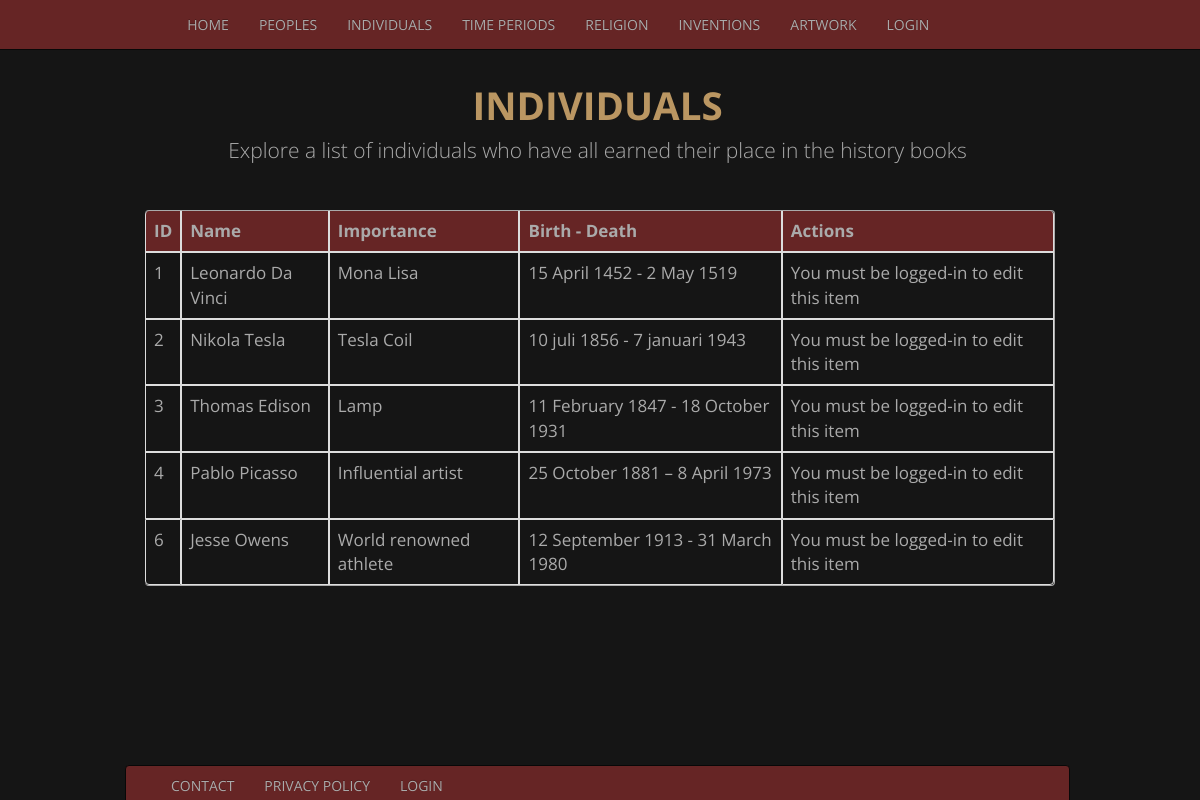
The app's page /mens.php with its own data.
### tables this page shows
CREATE TABLE `mens` (
  `id` int(11) NOT NULL,
  `mens_naam` varchar(255) NOT NULL,
  `bijdrage` varchar(255) NOT NULL,
  `leven` varchar(255) NOT NULL,
  `mens_detail` varchar(5000) NOT NULL
);

### mens.php (the view, shortened to what this page needs)
<?php include 'includes/header.php' ?>
<?php include 'includes/nav.php' ?>
<?php
function getAllMens(){
    require("connectie.php");
    try{
        $stmt = $db->prepare("SELECT * FROM mens");
        $stmt->execute();
        $result = $stmt->fetchAll();
        return $result;
    }catch(PDOExeption $e){
        $message = $e;
    }
}
?>
    <div class="container">
      <div class="row">
      <div class="starter-template">
        <h1>INDIVIDUALS</h1>
        <p class="lead">Explore a list of individuals who have all earned their place in the history books</p>
        <?php
         if (isset($_SESSION['username'])) {
         ?>
        <p>Is someone missing from this list? Add that person <a href="insert_mens.php">HERE</a></p>
        </div>
        <?php
        } else {
          ?>
          </div>
          <?php
        }
        ?>
        </div>
        <table class="table table-bordered">
            <tr>
                <th>ID</th>
                <th>Name</th>
                <th>Importance</th>
                <th>Birth - Death</th>
                <th>Actions</th>
            </tr>
            <?php
              $result =  getAllMens();
              foreach($result as $row){
                  echo "<tr>";
                    echo "<td>{$row['id']}</td>";
                    echo "<td><a href='mens_detail.php?id={$row['id']}'>{$row['mens_naam']}</a></td>";
                    echo "<td>{$row['bijdrage']}</td>";
                    echo "<td>{$row['leven']}</td>";
                    if (isset($_SESSION['username'])) {
                    echo "<td>
                            <a href='edit_mens.php?edit_id={$row['id']}'>
                             <span class='glyphicon glyphicon-pencil'></span>
                            </a>
                             <a href='mens.php?delete_id={$row['id']}'>
                             <span class='glyphicon glyphicon-trash'></span>
                            </a>
                            <a href='insert_mens.php?new={$row['id']}'>
                            <span class='glyphicon glyphicon-plus'></span>
                           </a>
                        </td>";
} else {
  echo "<td>You must be logged-in to edit this item</td>";
}
                  echo "</tr>";
              }
            ?>
        </table>
    </div>
<?php require_once("includes/footer.php"); ?>

### includes/header.php (shortened to what this page needs)
<!DOCTYPE html>
<html lang="en">
  <head>
    <link href="https://maxcdn.bootstrapcdn.com/bootstrap/3.3.7/css/bootstrap.min.css" rel="stylesheet">
      <link href="css/bootstrap.min.css" rel="stylesheet">
      <link href="css/main.css" rel="stylesheet">
  </head>
  <body>

### includes/nav.php (shortened to what this page needs)
<?php
 if (isset($_SESSION['username'])) {
   $navigation = array(
     'index' => 'HOME',
     'volk' => 'PEOPLES',
     'mens' => 'INDIVIDUALS',
     'tijdperk' => 'TIME PERIODS',
     'religie' => 'RELIGION',
     'uitvinding' => 'INVENTIONS',
     'kunstwerk' => 'ARTWORK',
     'imageoverview' => 'PICTURES',
   );
} else {
  $navigation = array(
    'index' => 'HOME',
    'volk' => 'PEOPLES',
    'mens' => 'INDIVIDUALS',
    'tijdperk' => 'TIME PERIODS',
    'religie' => 'RELIGION',
    'uitvinding' => 'INVENTIONS',
    'kunstwerk' => 'ARTWORK',
    'login' => 'LOGIN',
  );
}
?>
<nav class="navbar navbar-inverse navbar-fixed-top">
  <div class="container">
    <div id="navbar" class="collapse navbar-collapse">
      <ul class="nav navbar-nav">
        <?php foreach($navigation as $url => $display) {echo "<li class='active menubalk'><a href='{$url}.php'>{$display}</a></li>";} ?>
      </ul>
    </div>
  </div>
</nav>

### includes/footer.php (shortened to what this page needs)
<?php
 if (isset($_SESSION['username'])) {
   $navigation = array(
     'posts' => 'FORUM',
     'profile' => 'PROFILE',
     'contact' => 'CONTACT',
     'privacy' => 'PRIVACY POLICY',
     'logout' => 'LOG OUT',
   );
} else {
  $navigation = array(
    'contact' => 'CONTACT',
    'privacy' => 'PRIVACY POLICY',
    'login' => 'LOGIN',
  );
}
?>
<footer class="footer">
  <div class="container">
    <div class="row">
  <div class="navbar navbar-inverse">
    <div class="container">
      <div class="collapse navbar-collapse">
        <ul class="nav navbar-nav centerfoot">
          <?php foreach($navigation as $url => $display) {echo "<li class='active'><a class='menubalk' href='{$url}.php'>{$display}</a></li>";} ?>
        </ul>
      </div>
    </div>
  </div>
</div>
</div>
</footer>
</body>
</html>

### css/main.css (style rules this page uses)
* { color: #aaa; font-family: 'Open Sans', sans-serif; }
body { padding-top: 5%; background-color: #151515; }
.starter-template { padding: 15px; text-align: center; }
h1, h2, h3, h4, h5, h6, h7 { color: #ba9662; }
.menubalk { font-size: 14px; }
#navbar { margin-left: 3%;margin-top: 0.5%; }
table { font-size: 17px; }
th { background-color: #662525; }
.navbar, .navbar-header { background-color: #662525; }
p { font-size:16px;font-weight:200;line-height:24px; }
.centerfoot { margin-left: 15%; }
.footer { display: block; width: 100%; bottom:0; position:fixed; z-index:150; _position:absolute; _top:expression(eval(document.documentElement.scrollTop+ (document.documentElement.clientHeight-this.offsetHeight))); height:35px; }

### records on screen
mens: id "1", mens_naam "Leonardo Da Vinci", bijdrage "Mona Lisa", leven "15 April 1452 - 2 May 1519"
mens: id "2", mens_naam "Nikola Tesla", bijdrage "Tesla Coil", leven "10 juli 1856 - 7 januari 1943"
mens: id "3", mens_naam "Thomas Edison", bijdrage "Lamp", leven "11 February 1847 - 18 October 1931"
mens: id "4", mens_naam "Pablo Picasso", bijdrage "Influential artist", leven "25 October 1881 – 8 April 1973"
mens: id "6", mens_naam "Jesse Owens", bijdrage "World renowned athlete", leven "12 September 1913 - 31 March 1980"

### other values on screen
$display "HOME"
$display "PEOPLES"
$display "INDIVIDUALS"
$display "TIME PERIODS"
$display "RELIGION"
$display "INVENTIONS"
$display "ARTWORK"
$display "LOGIN"
$display "CONTACT"
$display "PRIVACY POLICY"
